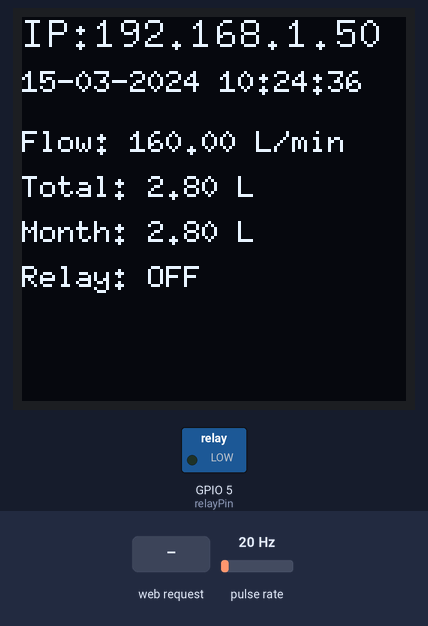
This sketch was run on a simulated ESP32. On the bench: 128×128 one-colour display, switched loads named in the sketch (green lamp = pin HIGH). Wiring (inferred from the names in the program): pulse sensor: data GPIO 4. Inputs (shaded band) come from the test bench; at power-on: pulse rate 20 Hz. WiFi joins after 1.5 s; servers stay silent unless stated; uploads are accepted with an empty reply; the local clock reads 2024-03-15 10:24:30 at power-on unless the sketch sets it; EEPROM starts erased; what the sketch prints to the serial monitor is not drawn.

Above: at 6.6 s.
6.7 s: HTTP request GET /toggle_relay received
At 9.5 s:
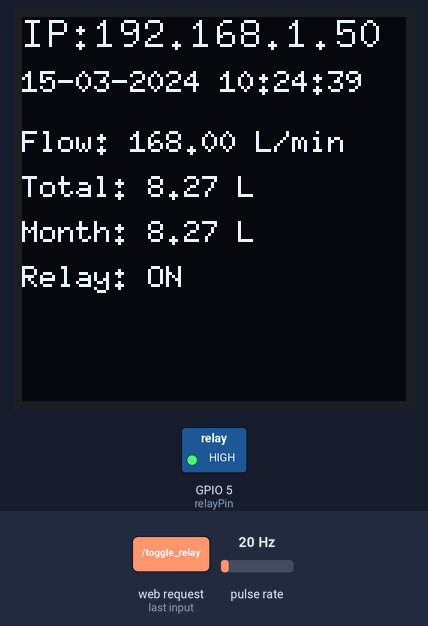
9.7 s: pulse rate (sensor on GPIO 4) set to 4 Hz
At 11.5 s:
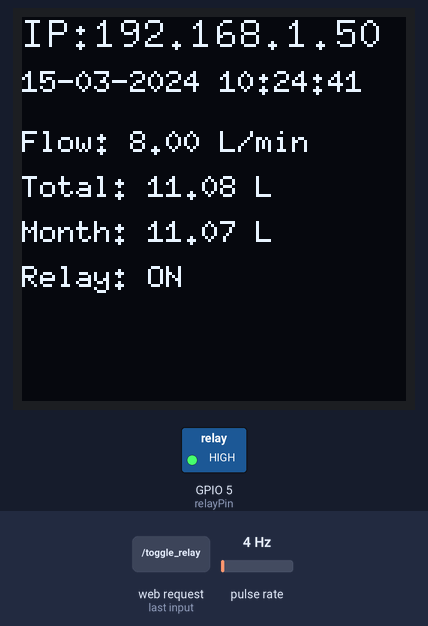
12.5 s: pulse rate (sensor on GPIO 4) set to 50 Hz
At 13.4 s:
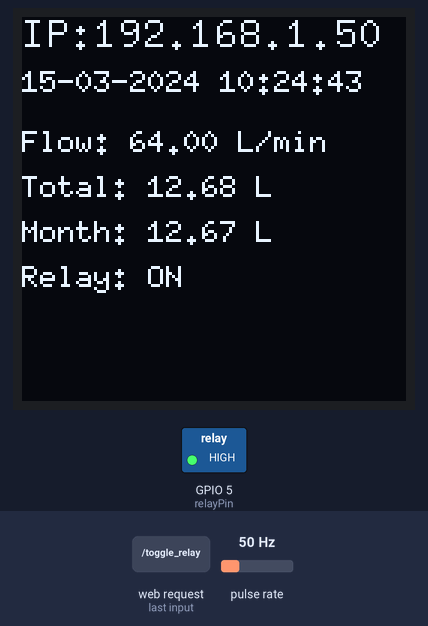
14.5 s: HTTP request GET /toggle_relay received
At 15.6 s:
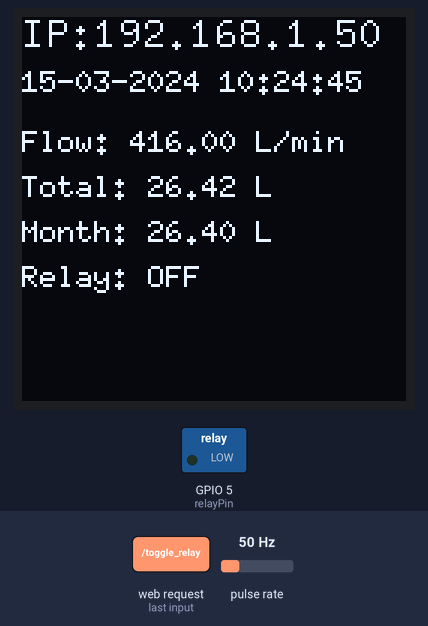
16.0 s: pulse rate (sensor on GPIO 4) set to 100 Hz
At 18.8 s:
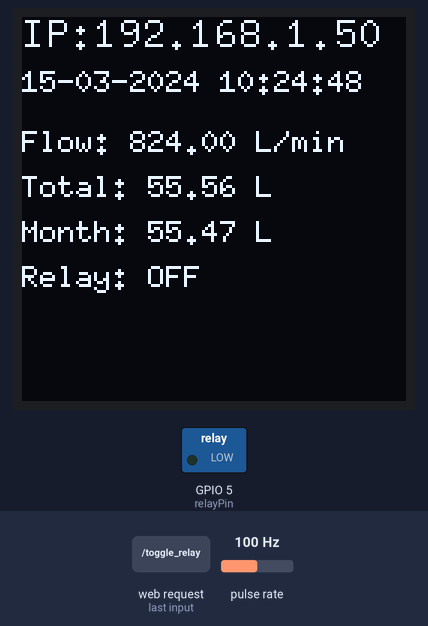
Timing chart, 0 to 19.5 s (numbered marks = the images above; inputs shaded):
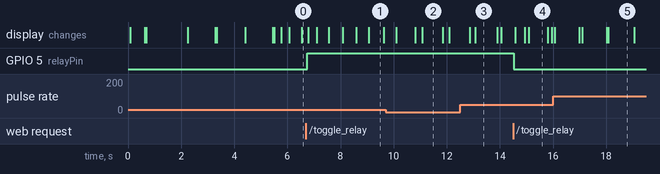

Measured:
- after the input at 6.7 s, GPIO 5 (relayPin): LOW → HIGH at once; the display: first changes after 0.09 s (image 1 shows a later state)
- after the input at 14.5 s, GPIO 5 (relayPin): HIGH → LOW at once; the display: first changes after 0.07 s (image 4 shows a later state)
- what the display in image 1 shows lasts 0.5 s, from 9.1 s to 9.6 s
- what the display in image 2 shows lasts 0.7 s, from 11.1 s to 11.8 s
- what the display in image 4 shows lasts 0.7 s, from 15.1 s to 15.8 s
- what the display in image 5 shows lasts 1.0 s, from 18.1 s to 19.1 s

The sketch:

ESP32_Water_Flow_Monitor.ino
```cpp
#include <WiFi.h>
#include <WebServer.h>
#include <EEPROM.h>
#include <U8g2lib.h>
#include <HTTPClient.h>         // For HTTP POST requests
#include <ArduinoJson.h>        // For JSON handling
#include <time.h>

// Timezone for UTC+7
const long gmtOffset_sec = 7 * 3600;
const int daylightOffset_sec = 0;

// Wi-Fi Credentials
const char* ssid = "your AP";
const char* password = "your AP password";

// Laravel API URL

const char* apiUrl = "Your API";
// Device ID
const char* deviceId = "ESP32-WATER-FLOW-1";


// EEPROM Addresses
#define EEPROM_USERNAME_ADDR 0
#define EEPROM_PASSWORD_ADDR 32
#define EEPROM_UNIT_LIMIT_ADDR 64
#define EEPROM_TOTAL_LITERS_ADDR 128
#define EEPROM_MONTHLY_LITERS_ADDR 160

// Struct for Credentials
struct Credentials {
  char username[32];
  char password[32];
};

// Global Variables
Credentials credentials;
float totalLiters = 0.0;
float monthlyLiters = 0.0;
int defaultUnitLimit = 50;
volatile uint32_t pulseCount = 0;
float flowRate = 0.0;
bool relayState = false;
bool isAuthenticated = false;

// Pins
const int flowSensorPin = 4;
const int relayPin = 5;

// Web Server and OLED Display
WebServer server(80);
U8G2_SH1107_SEEED_128X128_F_HW_I2C u8g2(U8G2_R0, /* reset=*/U8X8_PIN_NONE);

// Calibration factor for flow sensor
const float calibrationFactor = 7.5;

// Function Prototypes
void IRAM_ATTR pulseCounter();
void handleLoginPage();
void handleLogin();
void handleDashboard();
void handleUpdateLimit();
void handleUpdatePassword();
void handleLogout();
void updateWaterFlow();
void updateOLED();
void initializeDefaultCredentials();
void resetCredentialsToDefault();
void saveCredentials(String username, String password);
void setupTime();
float EEPROMReadFloat(int addr);
void EEPROMWriteFloat(int addr, float value);
void handleToggleRelay();
void sendDataToServer(float flowRate, float totalLiters);

void setup() {
  Serial.begin(115200);

  // Initialize OLED
  u8g2.begin();
  u8g2.clearBuffer();
  u8g2.setFont(u8g2_font_8x13_tr);

  // Step 1: Display Booting...
  u8g2.drawStr(0, 40, "Booting...");
  u8g2.sendBuffer();
  delay(500); // Small delay for visibility

  // Initialize EEPROM
  u8g2.clearBuffer();
  u8g2.drawStr(0, 40, "Loading EEPROM...");
  u8g2.sendBuffer();
  EEPROM.begin(512);

 // Load stored water usage data
  totalLiters = EEPROMReadFloat(EEPROM_TOTAL_LITERS_ADDR);
  if (isnan(totalLiters) || totalLiters < 0) {
    totalLiters = 0.0; // Set to 0 if data is invalid
  }

  monthlyLiters = EEPROMReadFloat(EEPROM_MONTHLY_LITERS_ADDR);
  if (isnan(monthlyLiters) || monthlyLiters < 0) {
    monthlyLiters = 0.0; // Set to 0 if data is invalid
  }

  defaultUnitLimit = EEPROMReadFloat(EEPROM_UNIT_LIMIT_ADDR);
  if (defaultUnitLimit <= 0 || defaultUnitLimit > 10000) {
    defaultUnitLimit = 50; // Reset to default if invalid
    EEPROMWriteFloat(EEPROM_UNIT_LIMIT_ADDR, defaultUnitLimit);
  }

  // Step 2: Display Connecting to Wi-Fi
  u8g2.clearBuffer();
  u8g2.drawStr(0, 40, "Connecting Wi-Fi...");
  u8g2.sendBuffer();

  // Connect to Wi-Fi
  WiFi.begin(ssid, password);
  while (WiFi.status() != WL_CONNECTED) {
    delay(500);
    Serial.print(".");
  }

  Serial.println("\nWi-Fi connected. IP address: ");
  Serial.println(WiFi.localIP());

  // Step 3: Wi-Fi Connected
  u8g2.clearBuffer();
  u8g2.drawStr(0, 40, "Wi-Fi Connected!");
  u8g2.drawStr(0, 60, WiFi.localIP().toString().c_str()); // Display IP Address
  u8g2.sendBuffer();
  delay(1000);

  // Step 4: Synchronize Time
  u8g2.clearBuffer();
  u8g2.drawStr(0, 40, "Setting up Time...");
  u8g2.sendBuffer();

  setupTime();

  u8g2.clearBuffer();
  u8g2.drawStr(0, 40, "Time Synchronized!");
  u8g2.sendBuffer();
  delay(1000);

  // Step 5: Initialize default credentials
  initializeDefaultCredentials();

  // Step 6: Ready
  u8g2.clearBuffer();
  u8g2.drawStr(0, 40, "System Ready!");
  u8g2.sendBuffer();
  delay(1000);

  // Setup Flow Sensor and Relay
  pinMode(flowSensorPin, INPUT_PULLUP);
  pinMode(relayPin, OUTPUT);
  digitalWrite(relayPin, LOW);
  attachInterrupt(digitalPinToInterrupt(flowSensorPin), pulseCounter, FALLING);

  // Start Web Server
  server.on("/", handleLoginPage);
  server.on("/login", handleLogin);
  server.on("/dashboard", handleDashboard);
  server.on("/update_limit", handleUpdateLimit);
  server.on("/update_password", handleUpdatePassword);
  server.on("/logout", handleLogout);
  server.on("/toggle_relay", handleToggleRelay);

  server.begin();

  // Final Ready Message
  u8g2.clearBuffer();
  u8g2.drawStr(0, 40, "Web Server Ready!");
  u8g2.sendBuffer();
  Serial.println("Web server started.");
}


void loop() {
  server.handleClient();
  updateWaterFlow();
  updateOLED();

  static unsigned long previousTime = 0;
  unsigned long currentTime = millis();

  if (currentTime - previousTime >= 5000) { // Every 5 seconds
    previousTime = currentTime;

    // Calculate flow rate (example calculation)
    flowRate = (pulseCount / 7.5); // Adjust calibration factor as needed
    pulseCount = 0;

    totalLiters += flowRate / 60.0;

    sendDataToServer(flowRate, totalLiters);
  }

}

void sendDataToServer(float flowRate, float totalLiters) {
  if (WiFi.status() == WL_CONNECTED) {
    HTTPClient http;

    // JSON payload
    StaticJsonDocument<200> jsonDoc;
    jsonDoc["device_id"] = deviceId;
    jsonDoc["flow_rate"] = flowRate;
    jsonDoc["total_liters"] = totalLiters;

    // Get current time
    struct tm timeInfo;
    getLocalTime(&timeInfo);
    char timeStr[30];
    sprintf(timeStr, "%04d-%02d-%02d %02d:%02d:%02d",
            timeInfo.tm_year + 1900, timeInfo.tm_mon + 1, timeInfo.tm_mday,
            timeInfo.tm_hour, timeInfo.tm_min, timeInfo.tm_sec);
    jsonDoc["timestamp"] = timeStr;

    String requestBody;
    serializeJson(jsonDoc, requestBody);

    // Send HTTP POST
    http.begin(apiUrl);
    http.addHeader("Content-Type", "application/json");

    int httpResponseCode = http.POST(requestBody);
    if (httpResponseCode > 0) {
      Serial.println("Data sent successfully.");
    } else {
      Serial.print("Error sending data. HTTP Response code: ");
      Serial.println(httpResponseCode);
    }
    http.end();
  }
}

// Pulse Counter ISR
void IRAM_ATTR pulseCounter() {
  pulseCount++;
}

// Synchronize NTP Time
void setupTime() {
  Serial.println("Initializing NTP time synchronization...");
  configTime(gmtOffset_sec, daylightOffset_sec, "1.th.pool.ntp.org", "time.nist.gov", "pool.ntp.org");

  struct tm timeInfo;
  int retryCount = 0;
  const int maxRetries = 5; // Set a maximum number of retries

  while (!getLocalTime(&timeInfo) && retryCount < maxRetries) {
    Serial.println("Waiting for NTP time...");
    delay(1000); // Reduce the delay to 1 second
    retryCount++;
  }

  if (retryCount >= maxRetries) {
    Serial.println("Failed to synchronize time with NTP server.");
  } else {
    Serial.println("Time synchronized successfully!");
    Serial.printf("Current time: %04d-%02d-%02d %02d:%02d:%02d\n",
                  timeInfo.tm_year + 1900,
                  timeInfo.tm_mon + 1,
                  timeInfo.tm_mday,
                  timeInfo.tm_hour,
                  timeInfo.tm_min,
                  timeInfo.tm_sec);
  }
}


// Initialize default credentials
void initializeDefaultCredentials() {
  EEPROM.get(EEPROM_USERNAME_ADDR, credentials);

  // Check if EEPROM contains uninitialized data
  bool uninitialized = true;
  for (int i = 0; i < sizeof(credentials.username); i++) {
    if (credentials.username[i] != 0xFF) {
      uninitialized = false;
      break;
    }
  }

  if (uninitialized) {
    Serial.println("EEPROM is uninitialized. Setting default credentials.");
    resetCredentialsToDefault();
  } else {
    Serial.println("Credentials found in EEPROM.");
    Serial.print("Username: ");
    Serial.println(credentials.username);
    Serial.print("Password: ");
    Serial.println(credentials.password);
  }
}

// Reset credentials to default
void resetCredentialsToDefault() {
  strncpy(credentials.username, "admin", sizeof(credentials.username));
  strncpy(credentials.password, "1234", sizeof(credentials.password));
  EEPROM.put(EEPROM_USERNAME_ADDR, credentials);
  EEPROM.commit();
  Serial.println("Credentials reset to default.");
}

// Save updated credentials
void saveCredentials(String username, String password) {
  strncpy(credentials.username, username.c_str(), sizeof(credentials.username));
  strncpy(credentials.password, password.c_str(), sizeof(credentials.password));
  EEPROM.put(EEPROM_USERNAME_ADDR, credentials);
  EEPROM.commit();
  Serial.println("Credentials updated.");
}

// Update water flow data
void updateWaterFlow() {
  static unsigned long previousTime = 0;
  unsigned long currentTime = millis();
  if (currentTime - previousTime >= 1000) { // Update every second
    previousTime = currentTime;

    // Calculate flow rate and usage
    flowRate = (pulseCount / calibrationFactor) / (1.0 / 60.0); // L/min
    totalLiters += (flowRate / 60.0);
    monthlyLiters += (flowRate / 60.0);

    // Reset pulse count
    pulseCount = 0;

    // Save water usage to EEPROM every 10 seconds
    static unsigned long saveTime = 0;
    if (currentTime - saveTime >= 10000) {
      saveTime = currentTime;
      EEPROMWriteFloat(EEPROM_TOTAL_LITERS_ADDR, totalLiters);
      EEPROMWriteFloat(EEPROM_MONTHLY_LITERS_ADDR, monthlyLiters);
      Serial.println("Water usage saved to EEPROM.");
    }
  }
}

// Update OLED display
void updateOLED() {
  u8g2.clearBuffer();

 // Buffer to store the combined string
char ipAddress[50]; // Adjust size based on expected string length
sprintf(ipAddress, "IP:%s", WiFi.localIP().toString().c_str());

// Set font and display the IP address on OLED
u8g2.setFont(u8g2_font_8x13_tr);
u8g2.drawStr(0, 10, ipAddress);

  u8g2.setFont(u8g2_font_6x10_tr);
  // Get current time
  struct tm timeInfo;
  if (getLocalTime(&timeInfo)) {
    char dateTime[30];
    sprintf(dateTime, "%02d-%02d-%d %02d:%02d:%02d",
            timeInfo.tm_mday, timeInfo.tm_mon + 1, timeInfo.tm_year + 1900,
            timeInfo.tm_hour, timeInfo.tm_min, timeInfo.tm_sec);
    u8g2.drawStr(0, 25, dateTime); // Show date and time
  } else {
    u8g2.drawStr(0, 25, "Time Sync Error");
  }

  // Display water flow and usage
  char buffer[20];
  sprintf(buffer, "Flow: %.2f L/min", flowRate);
  u8g2.drawStr(0, 45, buffer);

  sprintf(buffer, "Total: %.2f L", totalLiters);
  u8g2.drawStr(0, 60, buffer);

  sprintf(buffer, "Month: %.2f L", monthlyLiters);
  u8g2.drawStr(0, 75, buffer);

  sprintf(buffer, "Relay: %s", relayState ? "ON" : "OFF");
  u8g2.drawStr(0, 90, buffer);

  u8g2.sendBuffer();
}

// EEPROM read/write helpers
float EEPROMReadFloat(int addr) {
  float value;
  EEPROM.get(addr, value);
  return value;
}

void EEPROMWriteFloat(int addr, float value) {
  EEPROM.put(addr, value);
  EEPROM.commit();
}

// Web server handlers
// Function to display the login page with enhanced styling
void handleLoginPage() {
  String html = R"rawliteral(
    <!DOCTYPE html>
    <html lang="en">
    <head>
      <meta charset="UTF-8">
      <meta name="viewport" content="width=device-width, initial-scale=1.0">
      <title>Login</title>
      <style>
        body {
          font-family: Arial, sans-serif;
          background-color: #f0f0f5;
          margin: 0;
          display: flex;
          justify-content: center;
          align-items: center;
          height: 100vh;
        }
        .login-container {
          width: 300px;
          padding: 20px;
          background-color: #fff;
          box-shadow: 0 0 10px rgba(0, 0, 0, 0.2);
          border-radius: 8px;
          text-align: center;
        }
        h2 {
          color: #333;
        }
        input {
          width: 100%;
          padding: 10px;
          margin: 10px 0;
          border: 1px solid #ccc;
          border-radius: 5px;
        }
        button {
          background-color: #007BFF;
          color: white;
          border: none;
          padding: 10px 15px;
          cursor: pointer;
          border-radius: 5px;
          width: 100%;
        }
        button:hover {
          background-color: #0056b3;
        }
      </style>
    </head>
    <body>
      <div class="login-container">
        <h2>Login</h2>
        <form action="/login" method="POST">
          <input type="text" name="username" placeholder="Username" required>
          <input type="password" name="password" placeholder="Password" required>
          <button type="submit">Login</button>
        </form>
      </div>
    </body>
    </html>
  )rawliteral";
  server.send(200, "text/html", html);
}

void handleLogin() {
  String username = server.arg("username");
  String password = server.arg("password");

  if (username == String(credentials.username) && password == String(credentials.password)) {
    isAuthenticated = true;
    server.sendHeader("Location", "/dashboard");
    server.send(302);
  } else {
    server.send(401, "text/html", "<h3>Invalid Credentials</h3><a href='/'>Try Again</a>");
  }
}

// Function to display the dashboard page with enhanced styling and data
void handleDashboard() {
  if (!isAuthenticated) {
    server.sendHeader("Location", "/");
    server.send(302);
    return;
  }

  // Generate HTML
  String html = R"rawliteral(
    <!DOCTYPE html>
    <html lang="en">
    <head>
      <meta charset="UTF-8">
      <meta name="viewport" content="width=device-width, initial-scale=1.0">
      <title>Dashboard</title>
      <style>
        body {
          font-family: Arial, sans-serif;
          background-color: #f0f0f5;
          margin: 0;
          display: flex;
          justify-content: center;
          align-items: center;
          height: 100vh;
        }
        .dashboard-container {
          width: 400px;
          padding: 20px;
          background-color: #fff;
          box-shadow: 0 0 10px rgba(0, 0, 0, 0.2);
          border-radius: 8px;
          text-align: center;
        }
        h2 {
          color: #007BFF;
        }
        p {
          font-size: 18px;
          color: #333;
        }
        .form-container {
          margin: 15px 0;
        }
        input, button {
          padding: 10px;
          margin: 5px;
          border-radius: 5px;
          border: 1px solid #ccc;
          font-size: 16px;
          width: 90%;
        }
        button {
          background-color: #28a745;
          color: white;
          cursor: pointer;
          border: none;
        }
        button:hover {
          background-color: #218838;
        }
        .button-danger {
          background-color: #dc3545;
        }
        .button-danger:hover {
          background-color: #c82333;
        }
        .button-primary {
          background-color: #3498db;
        }
        .button-primary:hover {
          background-color: #3498db;
        }
        .button-warning {
          background-color: #f4d03f;
        }
         .button-warning:hover {
          background-color: #f4d03f;
        }

      </style>
    </head>
    <body>
      <div class="dashboard-container">
        <h2>Water Flow Dashboard</h2>

        <!-- Real-time Date and Time Display -->
        <p><strong>Current Date & Time:</strong></p>
        <p id="realtime-clock">Loading...</p>

        <!-- Flow Rate and Usage Display -->
        <div class="form-container">
          <p><strong>Flow Rate:</strong> )rawliteral" + String(flowRate, 2) + R"rawliteral( L/min</p>
          <p><strong>Total Water Usage:</strong> )rawliteral" + String(totalLiters, 2) + R"rawliteral( L</p>
          <p><strong>Monthly Usage:</strong> )rawliteral" + String(monthlyLiters, 2) + R"rawliteral( L</p>
        </div>

        <!-- Update Monthly Unit Limit Form -->
        <div class="form-container">
          <form action="/update_limit" method="POST">
            <h3>Update Monthly Unit Limit</h3>
            Current Limit: )rawliteral" + String(defaultUnitLimit) + R"rawliteral(L<br>
            <input type="number" name="unit_limit" placeholder="Enter new limit">
            <button type="submit">Update</button>
          </form>
        </div>

        <!-- Relay Control Form -->
        <div class="form-container">
          <h3>Relay Control</h3>
          <form action="/toggle_relay" method="POST">
  <button type="submit" class="button-primary )rawliteral"
    + (relayState ? "btn-off" : "") + R"rawliteral(">
    )rawliteral" + (relayState ? "Turn ON" : "Turn OFF") + R"rawliteral(
  </button>
</form>

          </form>
        </div>

        <!-- Logout Button -->
        <div class="form-container">
          <form action="/logout" method="POST">
            <button type="submit" class="button-danger">Logout</button>
          </form>
        </div>
      </div>

      <!-- JavaScript for Real-Time Clock -->
      <script>
        function updateClock() {
          const now = new Date();
          const options = {
            year: 'numeric', month: '2-digit', day: '2-digit',
            hour: '2-digit', minute: '2-digit', second: '2-digit'
          };
          document.getElementById("realtime-clock").innerText = now.toLocaleString('en-US', options);
        }
        setInterval(updateClock, 1000); // Update clock every second
        updateClock(); // Initial call
      </script>
    </body>
    </html>
  )rawliteral";

  server.send(200, "text/html", html);
}


void handleUpdateLimit() {
  if (!isAuthenticated) {
    server.sendHeader("Location", "/");
    server.send(302);
    return;
  }

  int newLimit = server.arg("unit_limit").toInt();
  if (newLimit > 0) {
    defaultUnitLimit = newLimit;
    EEPROMWriteFloat(EEPROM_UNIT_LIMIT_ADDR, defaultUnitLimit); // Save updated limit to EEPROM
    Serial.print("Updated Unit Limit: ");
    Serial.println(defaultUnitLimit);
  }

  server.sendHeader("Location", "/dashboard");
  server.send(302);
}

void handleToggleRelay() {
  // Toggle the relay state
  relayState = !relayState;

  // Update the relay output pin
  digitalWrite(relayPin, relayState ? HIGH : LOW);

  Serial.print("Relay is now: ");
  Serial.println(relayState ? "ON" : "OFF");

  // Redirect back to the dashboard
  server.sendHeader("Location", "/dashboard");
  server.send(302);
}


void handleUpdatePassword() {
  if (!isAuthenticated) {
    server.sendHeader("Location", "/");
    server.send(302);
    return;
  }

  String newUsername = server.arg("new_username");
  String newPassword = server.arg("new_password");

  if (!newUsername.isEmpty() && !newPassword.isEmpty()) {
    saveCredentials(newUsername, newPassword);
    Serial.println("Updated credentials.");
  }

  server.sendHeader("Location", "/dashboard");
  server.send(302);
}


void handleLogout() {
  isAuthenticated = false;
  server.sendHeader("Location", "/");
  server.send(302);
}
```
